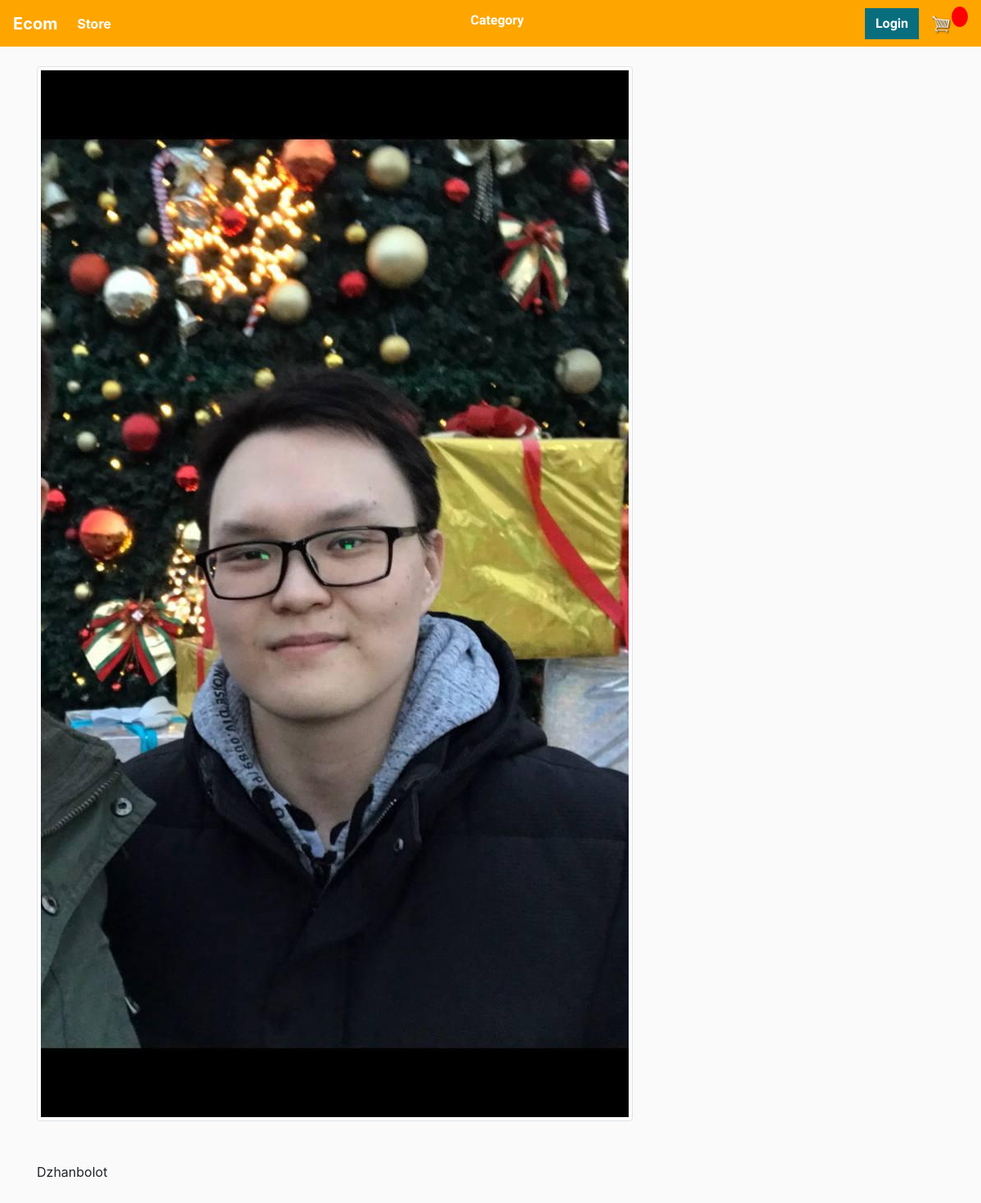
/views/1/, run on the app's committed database.
### bookmaster/models.py (models this page shows, shortened)
class Product(models.Model):
    name = models.CharField(max_length=200, null=True)
    genre = models.ForeignKey(Genre, on_delete=models.SET_NULL, blank=True, null=True)
    price = models.DecimalField(max_digits=8, decimal_places=2)
    digital = models.BooleanField(default=False, null=True, blank=True)
    image = models.ImageField(null=True, blank=True, upload_to="product_images/")
    @property
    def imageURL(self):
        try:
            url = self.image.url
        except:
            url = ''
        return url

### bookmaster/views.py (the view)
# urls.py: path('views/<int:pk>/', views.ViewDetailView.as_view(), name="view_item"),
class ViewDetailView(DetailView):
    model = Product
    template_name = 'store/views.html'

### bookmaster/get_category.py (called while the page is built)
def get_category(request):
    genres = Genre.objects.all()
    context = {'genres':genres}
    return context

### bookmaster/templates/store/views.html
{% extends 'store/main.html' %}
{% load static %}
{% block content %}
<picture>
  <source srcset="{{product.imageURL}}" type="image/svg+xml">
  <img src="{{product.imageURL}}" class="img-fluid img-thumbnail" alt="...">
</picture>
 <div style="margin: 50px 0">{{product.name}}</div>
{% endblock  %}

### static/css/main.css (style rules this page uses)
* { font-family: 'Gideon Roman', cursive; }
body { background-color: hsl(0, 0%, 98%); }

### data on the page
Product: imageURL (picture), name "Dzhanbolot"
